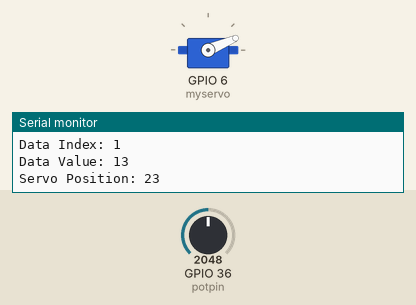
Bench run of a sketch on a simulated ESP32. Parts: servo, the last lines printed to the serial monitor. The test bench sets the inputs (shaded band); at power-on: GPIO 36 (potpin) = 2048.

Above: at 1.2 s.
1.3 s: GPIO 36 (potpin) set to 970
At 2.0 s:
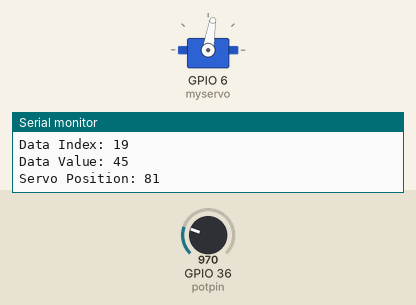
2.8 s: GPIO 36 (potpin) set to 572
At 3.1 s:
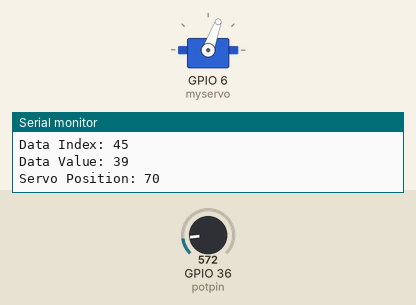
4.3 s: GPIO 36 (potpin) set to 652
At 5.5 s:
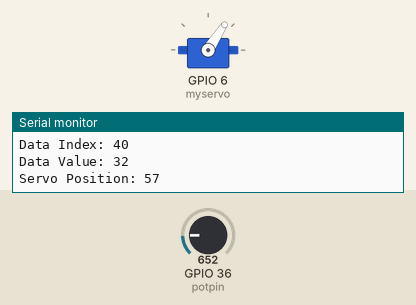
5.8 s: GPIO 36 (potpin) set to 0
At 7.0 s:
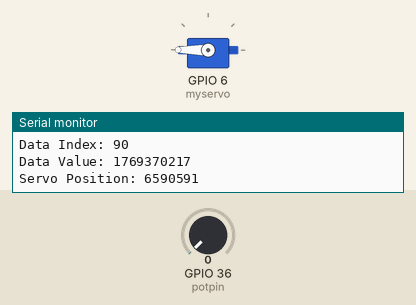
7.3 s: GPIO 36 (potpin) set to 9
8.8 s: GPIO 36 (potpin) set to 12
At 10.0 s:
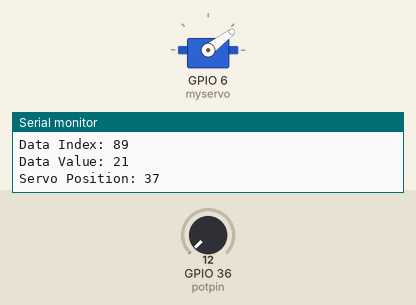
Timing chart, 0 to 11.3 s (numbered marks = the images above; inputs shaded):
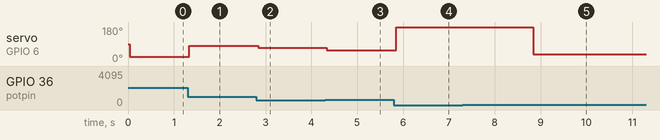

The sketch:

servo_meter_sketch.ino
```cpp
#include <WiFi.h>
#include <Servo.h>

#include "secrets.h"

boolean TRY_WIFI = false;

#define DATA_SIZE 90

int coverageData[DATA_SIZE] = {11,13,13,12,25,34,60,74,76,70,68,68,65,66,63,65,62,53,44,45,45,48,47,48,47,49,50,50,43,42,40,39,37,35,34,39,41,36,35,35,32,35,38,37,38,39,39,40,39,30,31,34,35,33,30,31,31,33,34,31,30,31,29,27,24,27,26,25,24,24,24,22,22,21,21,21,24,26,27,29,28,25,26,24,24,23,23,22,21,21};

char ssid[] = SECRET_SSID;        // your network SSID (name)
char pass[] = SECRET_PASS;    // your network password (use for WPA, or use as key for WEP)
int status = WL_IDLE_STATUS;     // the Wifi radio's status

Servo myservo;  // create servo object to control a servo
int potpin = A0;  // analog pin used to connect the potentiometer

void setup() {
  int attempts = 0;
  myservo.attach(6);  // attaches the servo on pin 9 to the servo object

  //Initialize serial and wait for port to open:
  Serial.begin(9600);
  while (!Serial);

  if(TRY_WIFI) {
    // attempt to connect to Wifi network:
    while (status != WL_CONNECTED) {
      Serial.print("Attempting to connect to network (attempt ");
      Serial.print(attempts);
      Serial.print("): ");
      Serial.println(ssid);
      // Connect to WPA/WPA2 network:
      status = WiFi.begin(ssid, pass);

      // wait 10 seconds for connection:
      delay(10000);
      attempts += 1;
    }
    // you're connected now, so print out the data:
    Serial.println("You're connected to the network");
    Serial.println("----------------------------------------");
    printWifiData();
    Serial.println("----------------------------------------");
  }
}

int potPositionToDataIndex(int input) {
  // input 1023-0, output DATA_SIZE-0
  float rangeWindow = (DATA_SIZE-1) / 7;
  float ratio;
  int index; // the output
  if (input > 1010) {
    index = DATA_SIZE-1;
  } else if (input > 981) {
    index = map(input, 981, 1023, rangeWindow*6, max(DATA_SIZE-1, rangeWindow*7));
  } else if (input > 776) {
    index = map(input, 776, 981, rangeWindow*5, rangeWindow*6);
  } else if (input > 612) {
    index = map(input, 612, 776, rangeWindow*4, rangeWindow*5);
  } else if (input > 443) {
    index = map(input, 443, 612, rangeWindow*3, rangeWindow*4);
  } else if (input > 275) {
    index = map(input, 275, 443, rangeWindow*2, rangeWindow*3);
  } else if (input > 75) {
    index = map(input, 75, 275, rangeWindow*1, rangeWindow*2);
  } else {
    index = map(input, 0, 75, 0, rangeWindow);
  }
  return DATA_SIZE-index;
}

int lastSensorValue = 0;
int sensorValue;
int dataIndex;
int dataValue;
int servoPosition;

void loop() {
  // check the network connection once every 10 seconds:
  // delay(10000);
  // printData();
  // Serial.println("----------------------------------------");

  // check the pot to see what date they want
  sensorValue = analogRead(potpin);
  if (abs(sensorValue - lastSensorValue) > 10) { // sensor is noisy, so use a dinwo
    Serial.println("-------------------------------------------------------");

    Serial.print("Sensor: ");
    Serial.println(sensorValue);

    // translate the pot position into an index in to the data array
    dataIndex = potPositionToDataIndex(sensorValue);
    Serial.print("Data Index: ");
    Serial.println(dataIndex);

    // figure out the current selected data based on the index
    dataValue = coverageData[dataIndex];
    Serial.print("Data Value: ");
    Serial.println(dataValue);

    // map from selected data value to servo position
    servoPosition = map(dataValue, 0, 100, 0, 180);
    myservo.write(servoPosition);
    Serial.print("Servo Position: ");
    Serial.println(servoPosition);

    lastSensorValue = sensorValue;
    delay(100); // waits for the servo to get there
  }
}

void printWifiData() {
  Serial.println("Board Information:");
  // print your board's IP address:
  IPAddress ip = WiFi.localIP();
  Serial.print("IP Address: ");
  Serial.println(ip);

  Serial.println();
  Serial.println("Network Information:");
  Serial.print("SSID: ");
  Serial.println(WiFi.SSID());

  // print the received signal strength:
  long rssi = WiFi.RSSI();
  Serial.print("signal strength (RSSI):");
  Serial.println(rssi);

  byte encryption = WiFi.encryptionType();
  Serial.print("Encryption Type:");
  Serial.println(encryption, HEX);
  Serial.println();

}
```

secrets.h
```cpp
#define SECRET_SSID "irving-reb"
#define SECRET_PASS "lotsofbits"
```

Measured:
- the behaviour switches between 10 and 11 on GPIO 36 (potpin) (found by bisection; images 4 and 5)
- after the input at 1.3 s, servo on GPIO 6 (myservo): 23° → 81° at once
- after the input at 2.8 s, servo on GPIO 6 (myservo): 81° → 70° at once
- after the input at 4.3 s, servo on GPIO 6 (myservo): 70° → 57° at once
- after the input at 5.8 s, servo on GPIO 6 (myservo): 57° → 180° after 0.05 s
- after the input at 7.3 s, every drawn part: stays the same
- after the input at 8.8 s, servo on GPIO 6 (myservo): 180° → 37° at once
